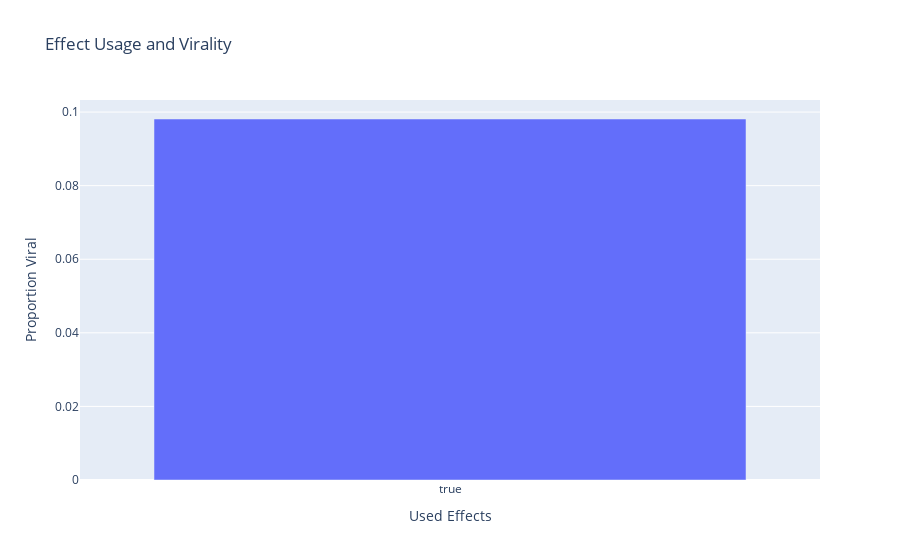

The cell this chart's notebook holds for it:
### Markdown cell above
# Music

### Code cell
# Insight 2.4: Do effects increase virality?
viral_threshold = df['statsV2.playCount'].quantile(0.90)
df['is_viral'] = df['statsV2.playCount'] > viral_threshold
effects_impact = df.groupby('stitchEnabled')['is_viral'].mean().reset_index()
fig7 = px.bar(effects_impact, x='stitchEnabled', y='is_viral',
              title="Effect Usage and Virality",
              labels={'stitchEnabled': 'Used Effects', 'is_viral': 'Proportion Viral'})
fig7.show()

### Figure 1 — Plotly figure (JSON) as saved in the notebook; plotly's stock layout.template omitted (floating-point values rounded to 4 significant figures)
{"data": [{"alignmentgroup": "True", "hovertemplate": "Used Effects=%{x}<br>Proportion Viral=%{y}<extra></extra>", "legendgroup": "", "marker": {"color": "#636efa", "pattern": {"shape": ""}}, "name": "", "offsetgroup": "", "orientation": "v", "showlegend": false, "textposition": "auto", "type": "bar", "x": [true], "xaxis": "x", "y": [0.09811], "yaxis": "y"}], "layout": {"barmode": "relative", "legend": {"tracegroupgap": 0}, "title": {"text": "Effect Usage and Virality"}, "xaxis": {"anchor": "y", "domain": [0, 1], "title": {"text": "Used Effects"}}, "yaxis": {"anchor": "x", "domain": [0, 1], "title": {"text": "Proportion Viral"}}}}
